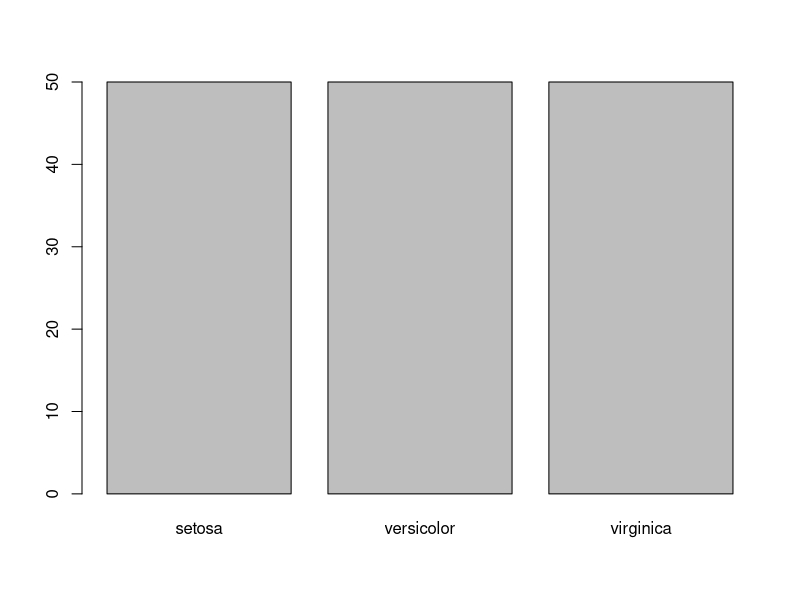
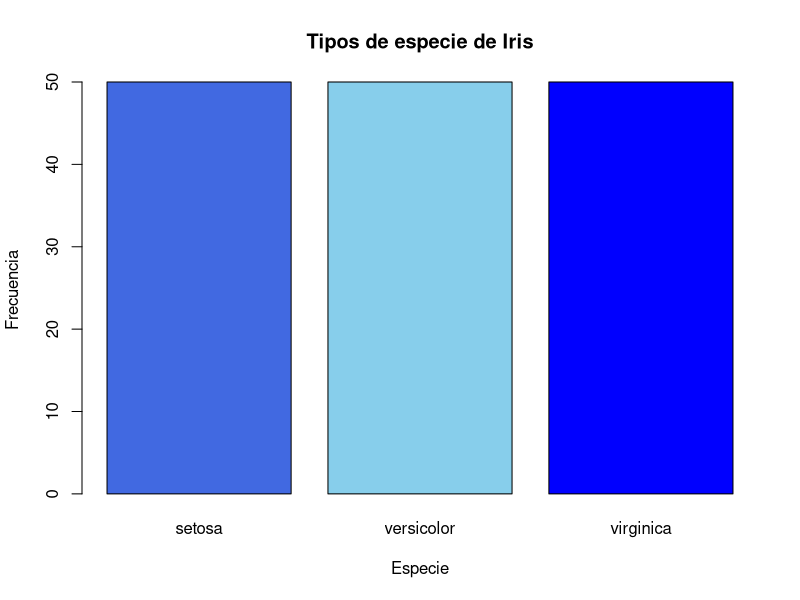
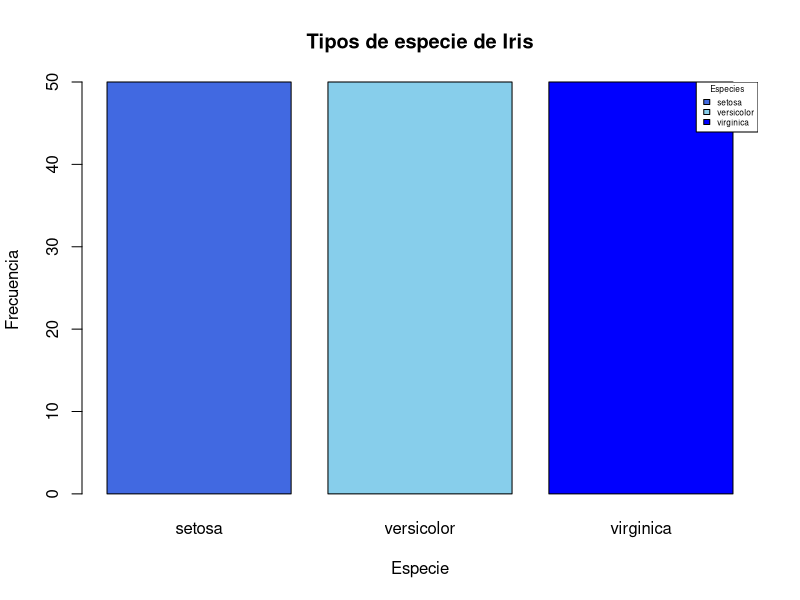
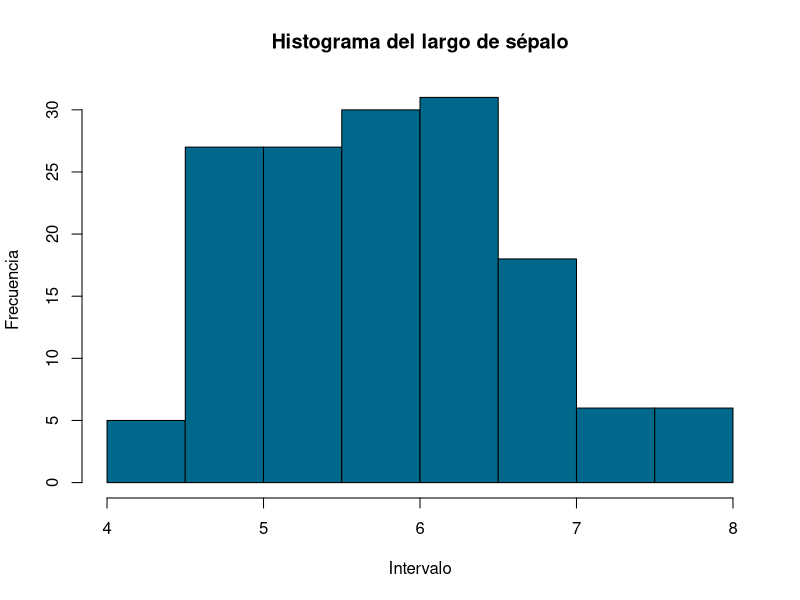
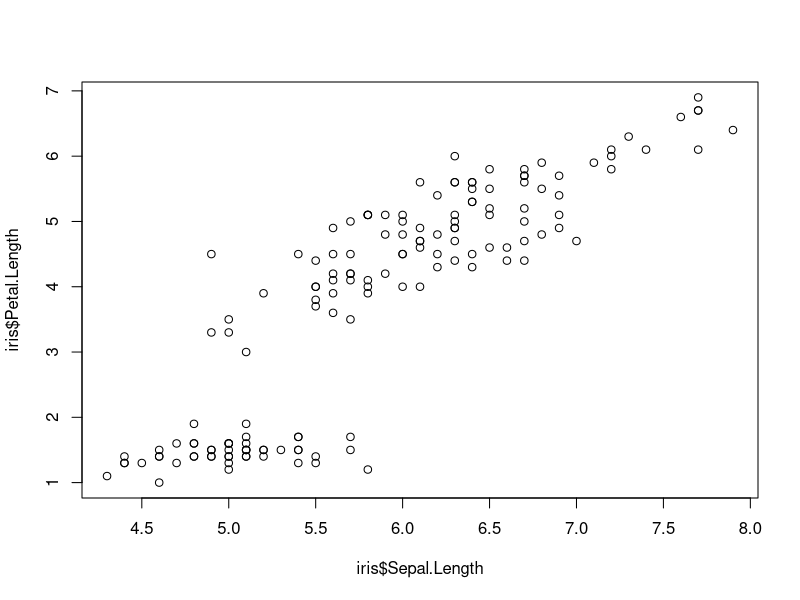
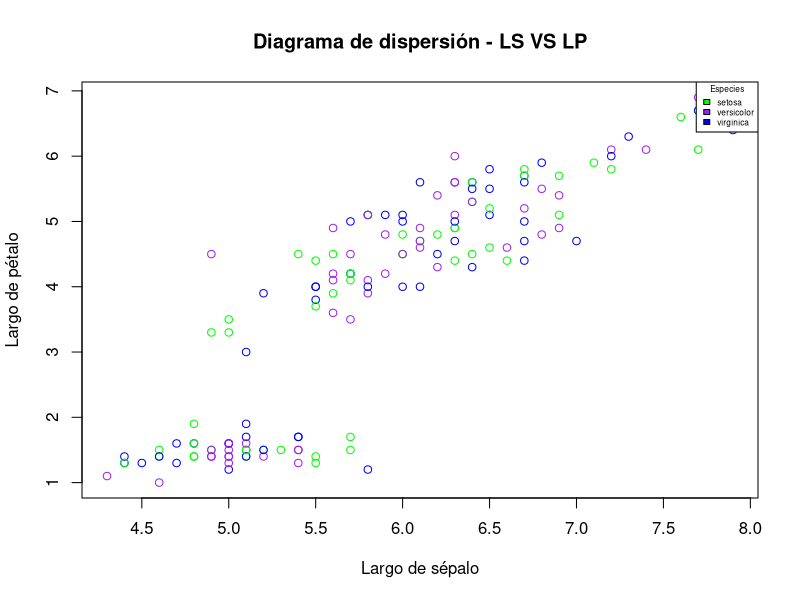
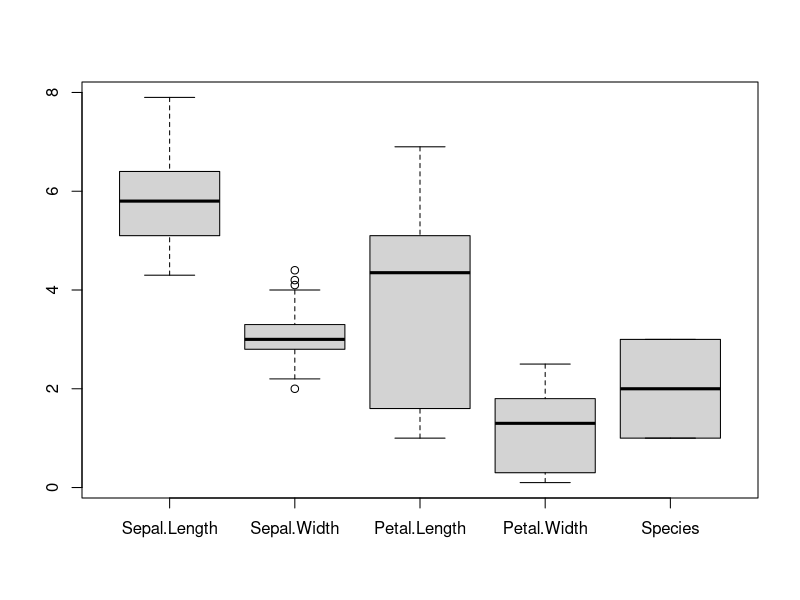
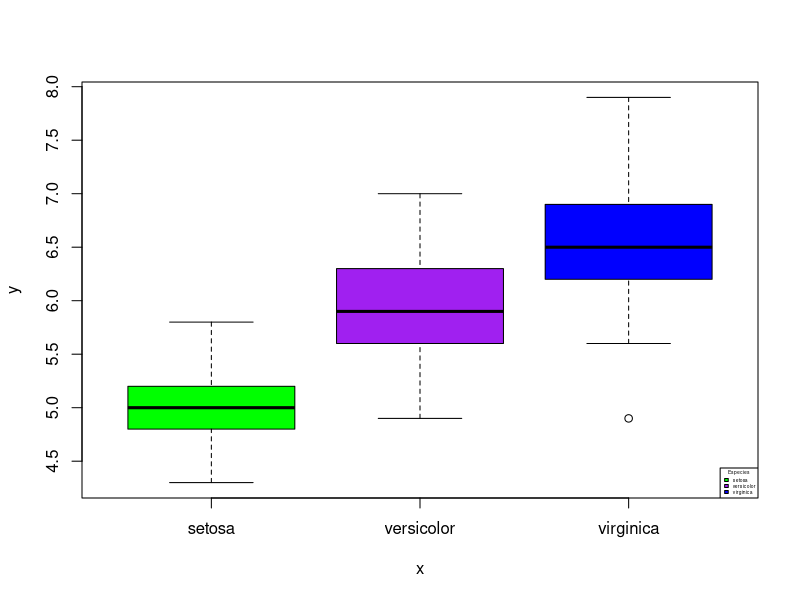

The R source for these figures, in order:
## ---- chunk 1

## ---- chunk 2
# AGREGAR PAQUETES A UTILIZAR

## ---- chunk 3

# VISUALIZACIÓN DE LOS DATOS
head(iris,3)

#CREACIÓN DEL BARPLOT
plot(iris$Species)

## ---- chunk 4

#CREACIÓN DEL BARPLOT
plot(iris$Species, main = "Tipos de especie de Iris",
     xlab = "Especie", ylab = "Frecuencia", 
     col = c("royalblue", "skyblue", "blue"))

## ---- chunk 5

#CREACIÓN DEL BARPLOT
plot(iris$Species, main = "Tipos de especie de Iris",
     xlab = "Especie", ylab = "Frecuencia", 
     col = c("royalblue", "skyblue", "blue"))

legend(x = "topright", legend = levels(iris$Species), 
       fill = c("royalblue", "skyblue", "blue"), 
       title = "Especies", cex = 0.5)

## ---- chunk 6

#CREACIÓN DEL HISTOGRAMA
hist(iris$Sepal.Length, main = "Histograma del largo de sépalo",
     xlab = "Intervalo", ylab = "Frecuencia", 
     col = c("deepskyblue4"))

## ---- chunk 7

#CREACIÓN DEL SCATTER PLOT
plot(iris$Sepal.Length, iris$Petal.Length)

## ---- chunk 8

#CREACIÓN DEL SCATTER PLOT
plot(iris$Sepal.Length, iris$Petal.Length, 
     xlab = "Largo de sépalo" , ylab = "Largo de pétalo",
     main = "Diagrama de dispersión - LS VS LP",
     col = c("green", "purple", "blue"))

legend(x = "topright", legend = levels(iris$Species), 
       fill = c("green", "purple", "blue"), 
       title = "Especies", cex = 0.5)

## ---- chunk 9

#CREACIÓN DEL BOXPLOT
boxplot(iris)

## ---- chunk 10

#CREACIÓN DEL BOXPLOT
plot(x = iris$Species, y = iris$Sepal.Length,
     col = c("green", "purple", "blue"))

legend(x = "bottomright", legend = levels(iris$Species), 
       fill = c("green", "purple", "blue"), 
       title = "Especies", cex = 0.3)

## ---- chunk 11

#CREACIÓN DEL BOXPLOT
png(filename = "boxplot-grafico.png", width = 800, height = 600)

plot(x = iris$Species, y = iris$Sepal.Length,
     col = c("green", "purple", "blue"))

legend(x = "bottomright", legend = levels(iris$Species), 
       fill = c("green", "purple", "blue"), 
       title = "Especies", cex = 0.5)

dev.off()
